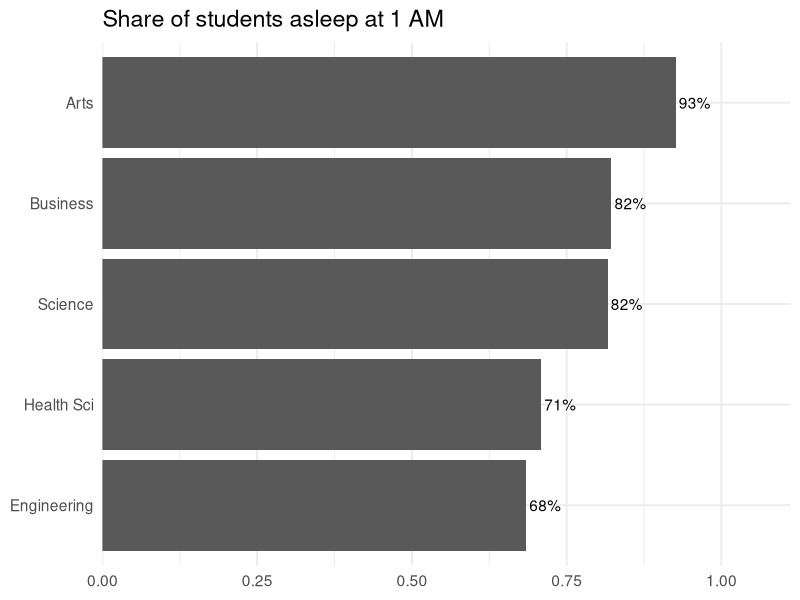
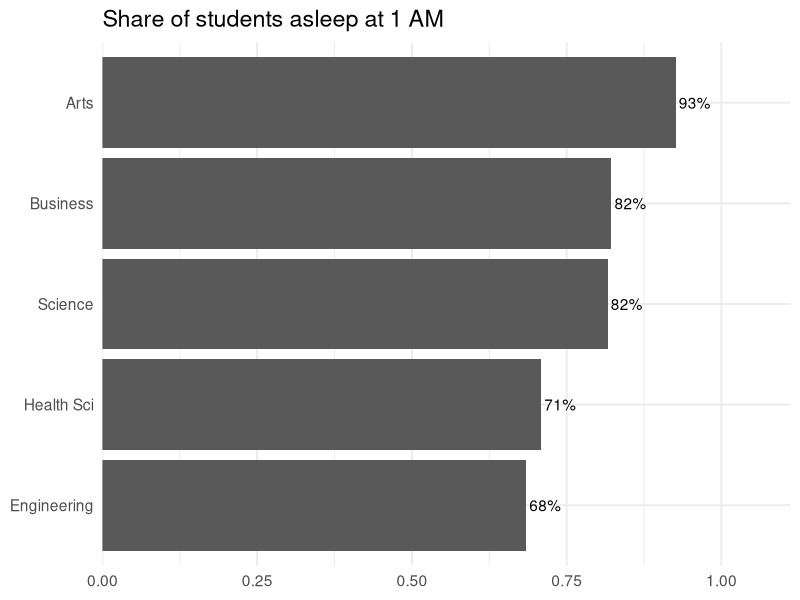
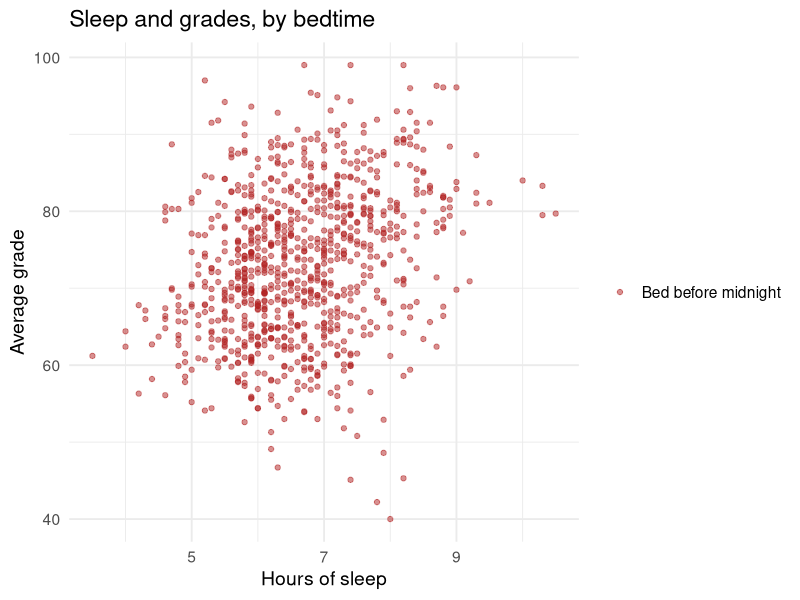

Source code (R) for these figures, in order:
## ---- chunk 1
#| context: setup
library(dplyr)
library(tibble)
library(ggplot2)
library(tidyverse)
library(readr)

survey <- read_csv("data/sleep_survey_v2.csv", show_col_types = FALSE)
survey_clean <- survey |>
  mutate(
    clean = str_to_lower(str_trim(bedtime)),
    clean = str_remove(clean, "^(around|about|~) ?"),
    clean = str_remove(clean, "-ish$"),
    clean = str_replace(clean, "midnight", "12:00 am"),
    clean = str_replace(clean, "a\\.m\\.", "am"),
    clean = str_replace(clean, "p\\.m\\.", "pm"),
    clean = str_replace(clean, "\\.", ":")
  ) |>
  separate_wider_regex(
    clean,
    patterns = c(hh = "\\d{1,2}", ":?", mm = "\\d{0,2}", " ?", ampm = "am|pm|"),
    too_few = "align_start"
  ) |>
  mutate(
    hh = as.numeric(hh),
    mm = if_else(mm == "", 0, as.numeric(mm)),
    hour24 = case_when(
      ampm == "am" ~ hh %% 12,
      ampm == "pm" ~ hh %% 12 + 12,
      hh >= 13 | hh == 0 ~ hh,
      hh >= 6 & hh <= 11 ~ hh + 12,
      hh <= 5 | hh == 12 ~ hh %% 12
    )
  )
sleep_times <- survey_clean |>
  filter(!is.na(hour24), !is.na(sleep_hours)) |>
  mutate(
    bedtime_dt = make_datetime(2026, 10, 27, tz = "America/Toronto") +
      hours(if_else(hour24 < 12, hour24 + 24, hour24)) +
      minutes(mm),
    wake = bedtime_dt + dhours(sleep_hours),
    wake_clock = hour(wake) + minute(wake) / 60
  )
asleep <- sleep_times |>
  mutate(
    sleeping = interval(bedtime_dt, wake),
    asleep_1am = make_datetime(2026, 10, 28, 1, tz = "America/Toronto") %within% sleeping
  )
## ---- chunk 2
survey_clean |>
  filter(is.na(hour24)) |>
  count(bedtime, sort = TRUE)
## ---- chunk 3
asleep |>
  group_by(program) |>
  summarize(share_asleep = mean(asleep_1am)) |>
  mutate(program = fct_reorder(program, share_asleep)) |>
  ggplot(aes(x = share_asleep, y = program)) +
  geom_col() +
  geom_text(aes(label = scales::percent(share_asleep, accuracy = 1)), hjust = -0.1) +
  scale_x_continuous(expand = expansion(mult = c(0, 0.2))) +
  labs(
    title = "Share of students asleep at 1 AM",
    x = NULL, y = NULL
  ) +
  theme_minimal(base_size = 14)
## ---- chunk 4
asleep |>
  group_by(program) |>
  summarize(share_asleep = mean(asleep_1am)) |>
  mutate(program = fct_reorder(program, share_asleep)) |>
  ggplot(aes(x = share_asleep, y = program)) +
  geom_col() +
  geom_text(aes(label = scales::percent(share_asleep, accuracy = 1)), hjust = -0.1) +
  scale_x_continuous(expand = expansion(mult = c(0, 0.2))) +
  labs(
    title = "Share of students asleep at 1 AM",
    x = NULL, y = NULL
  ) +
  theme_minimal(base_size = 14)
## ---- chunk 5
sleep_times |>
  mutate(
    after_midnight = bedtime_dt > make_datetime(2026, 10, 6, tz = "America/Toronto")
  ) |>
  filter(!is.na(avg_grade)) |>
  ggplot(aes(x = sleep_hours, y = avg_grade, colour = after_midnight)) +
  geom_point(alpha = 0.5) +
  scale_colour_manual(
    values = c("FALSE" = "grey60", "TRUE" = "firebrick"),
    labels = c("Bed before midnight", "Awake after midnight"),
    name = NULL
  ) +
  labs(
    title = "Sleep and grades, by bedtime",
    x = "Hours of sleep", y = "Average grade"
  ) +
  theme_minimal(base_size = 14)
